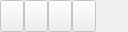
<?xml version="1.0" encoding="UTF-8"?>
<ui version="4.0">
 <class>EmulatorOptionActions</class>
 <widget class="QWidget" name="EmulatorOptionActions">
  <property name="geometry">
   <rect>
    <x>0</x>
    <y>0</y>
    <width>128</width>
    <height>32</height>
   </rect>
  </property>
  <layout class="QGridLayout" name="gridLayout">
   <property name="margin">
    <number>0</number>
   </property>
   <property name="spacing">
    <number>0</number>
   </property>
   <item row="0" column="3">
    <widget class="QToolButton" name="toolButtonStore">
     <property name="enabled">
      <bool>false</bool>
     </property>
     <property name="sizePolicy">
      <sizepolicy hsizetype="Fixed" vsizetype="Minimum">
       <horstretch>0</horstretch>
       <verstretch>0</verstretch>
      </sizepolicy>
     </property>
     <property name="toolTip">
      <string>Store value</string>
     </property>
     <property name="icon">
      <iconset resource="qmc2.qrc">
       <normaloff>:/data/img/filesaveas.png</normaloff>:/data/img/filesaveas.png</iconset>
     </property>
    </widget>
   </item>
   <item row="0" column="5">
    <spacer name="horizontalSpacer">
     <property name="orientation">
      <enum>Qt::Horizontal</enum>
     </property>
     <property name="sizeHint" stdset="0">
      <size>
       <width>0</width>
       <height>20</height>
      </size>
     </property>
    </spacer>
   </item>
   <item row="0" column="1">
    <widget class="QToolButton" name="toolButtonRevert">
     <property name="enabled">
      <bool>false</bool>
     </property>
     <property name="sizePolicy">
      <sizepolicy hsizetype="Fixed" vsizetype="Minimum">
       <horstretch>0</horstretch>
       <verstretch>0</verstretch>
      </sizepolicy>
     </property>
     <property name="toolTip">
      <string>Revert to stored value</string>
     </property>
     <property name="icon">
      <iconset resource="qmc2.qrc">
       <normaloff>:/data/img/undo.png</normaloff>:/data/img/undo.png</iconset>
     </property>
    </widget>
   </item>
   <item row="0" column="4">
    <widget class="QToolButton" name="toolButtonEnforceDefault">
     <property name="enabled">
      <bool>false</bool>
     </property>
     <property name="sizePolicy">
      <sizepolicy hsizetype="Fixed" vsizetype="Minimum">
       <horstretch>0</horstretch>
       <verstretch>0</verstretch>
      </sizepolicy>
     </property>
     <property name="toolTip">
      <string>Forcibly pass the default value (when checked)</string>
     </property>
     <property name="icon">
      <iconset resource="qmc2.qrc">
       <normaloff>:/data/img/enforce.png</normaloff>:/data/img/enforce.png</iconset>
     </property>
     <property name="checkable">
      <bool>true</bool>
     </property>
    </widget>
   </item>
   <item row="0" column="0">
    <widget class="QToolButton" name="toolButtonReset">
     <property name="enabled">
      <bool>false</bool>
     </property>
     <property name="sizePolicy">
      <sizepolicy hsizetype="Fixed" vsizetype="Minimum">
       <horstretch>0</horstretch>
       <verstretch>0</verstretch>
      </sizepolicy>
     </property>
     <property name="toolTip">
      <string>Reset to default value</string>
     </property>
     <property name="icon">
      <iconset resource="qmc2.qrc">
       <normaloff>:/data/img/broom.png</normaloff>:/data/img/broom.png</iconset>
     </property>
    </widget>
   </item>
  </layout>
 </widget>
 <tabstops>
  <tabstop>toolButtonReset</tabstop>
  <tabstop>toolButtonRevert</tabstop>
  <tabstop>toolButtonStore</tabstop>
 </tabstops>
 <resources>
  <include location="qmc2.qrc"/>
 </resources>
 <connections/>
</ui>
